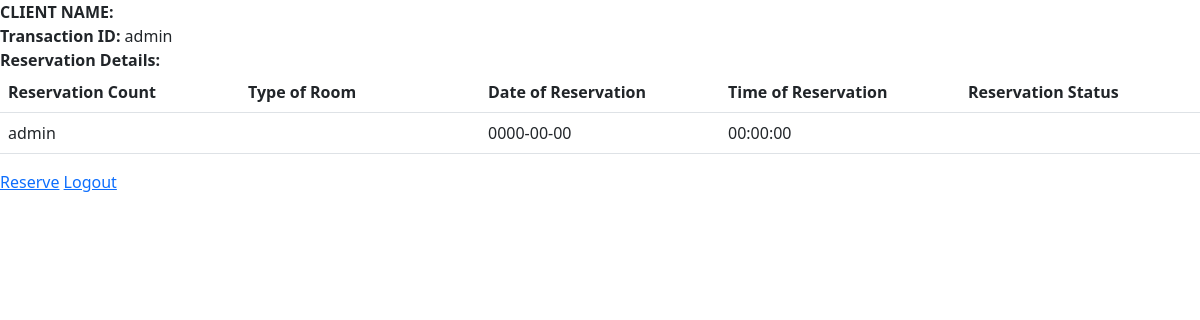
Page /reservation_client.php (signed in) on the earlier database version.
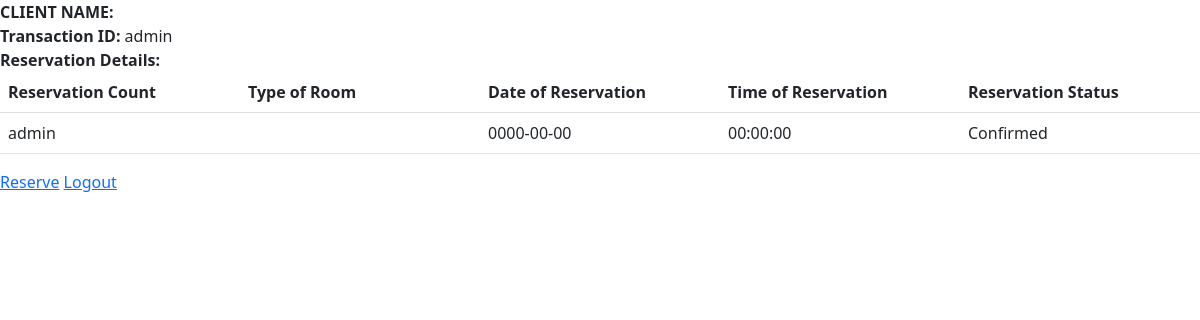
Same page on the later database version.
### tables this page shows
CREATE TABLE `users` (
  `id` varchar(50) NOT NULL,
  `name` varchar(50) NOT NULL,
  `email` varchar(50) NOT NULL,
  `password` varchar(50) NOT NULL,
  `type` varchar(50) NOT NULL,
  `date` date NOT NULL,
  `time` time NOT NULL,
  `status` varchar(50) NOT NULL,
  `duration` varchar(50) NOT NULL,
  `proof` longblob NOT NULL
);

### reservation_client.php (the view, shortened to what this page needs)
<?php
    $db = mysqli_connect("localhost","root","") or die(mysqli_error($db));
    mysqli_select_db($db,"finalproj") or die(mysqli_error($db));
    $id = $_SESSION['id'];
    $account = mysqli_query($db, "SELECT * FROM users WHERE id = '$id'") or die(mysqli_error($conn));
    $row = mysqli_fetch_array($account);
?>
<!DOCTYPE html>
<html>
    <head>
        <link rel="stylesheet" href="">
        <link href="https://cdn.jsdelivr.net/npm/bootstrap@5.2.2/dist/css/bootstrap.min.css" rel="stylesheet">
    </head>
    <body>
        <?php
        echo "<b>CLIENT NAME: </b>";
        echo "<br><b>Transaction ID: </b>";
        echo $row["id"];
        echo "<br><b>Reservation Details:</b>";
        ?>
        <table class="table">
                <thead>
                    <tr class="label">
                        <th width="10%">Reservation Count</th>
                        <th width="10%">Type of Room</th>
                        <th width="10%">Date of Reservation</th>
                        <th width="10%">Time of Reservation</th>
                        <th width="10%">Reservation Status</th>
                    </tr>
                </thead>
                <tbody>
                    <?php
                        $query = "SELECT * FROM users WHERE id = '".$id."'";
                        $query_run = mysqli_query($db, $query);
                        if(mysqli_num_rows($query_run) > 0) {
                            foreach($query_run as $row) {
                    ?>
                    <tr>
                        <td><?= $row['id']; ?></td>
                        <td><?= $row['type']; ?></td>
                        <td><?= $row['date']; ?></td>
                        <td><?= $row['time']; ?></td>
                        <td><?= $row['status']; ?></td>
                    </tr>
                    <?php
                    }
                    } else {
                    ?>
                    <tr>
                        <td colspan="10">No record Found</td>
                    </tr>
                    <?php
                    }
                    ?>
                </tbody>
            </table>
        <a href="newroom.php">Reserve</a>
        <a href="logout.php">Logout</a>
    </body>
</html>

Differences in the rows shown:
changed users "admin": status (not shown) → "Confirmed"
